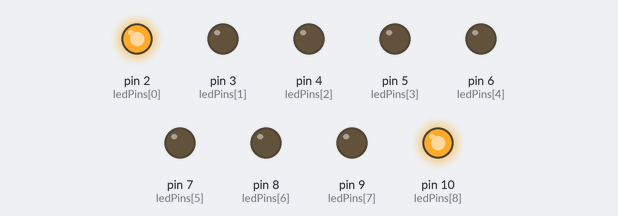
This sketch was run on a simulated Arduino Uno, built with avr-gcc and run on an emulated ATmega328P. On the bench: output pins drawn as LEDs (lit = HIGH). Random numbers use the default seed unless the sketch sets one.

Above: at 1.8 s.
At 7.3 s:
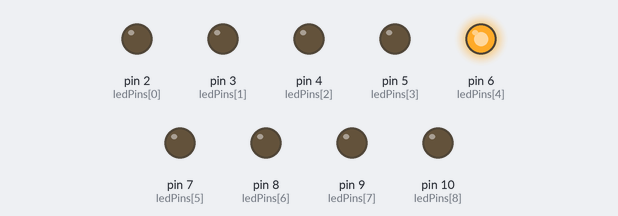
At 8.48 s:
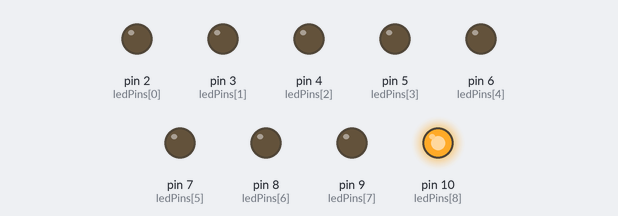
At 9.98 s:
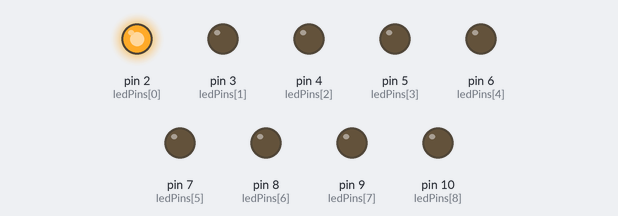
At 22.0 s:
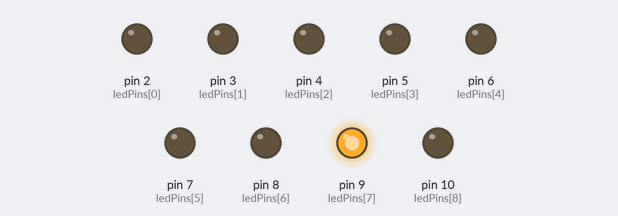
At 36.8 s:
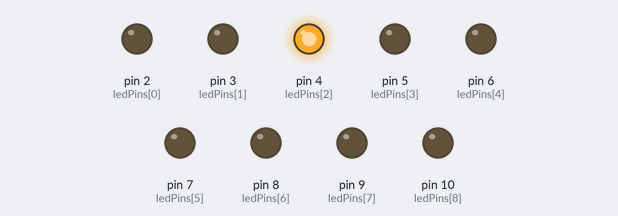
Timing chart, 0 to 40.0 s (numbered marks = the images above):
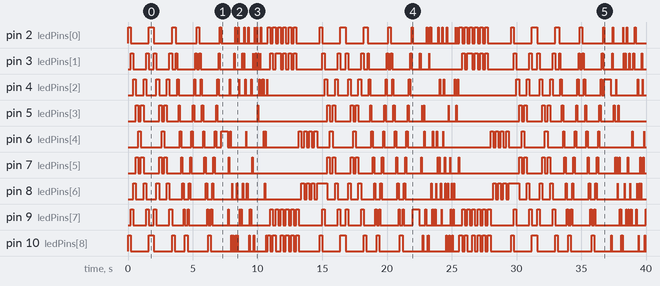

Measured:
- by itself, pin 2 (ledPins[0]): LOW → HIGH at 0.00 s, → LOW 0.20 s later, → HIGH 1.4 s later, → LOW 0.40 s later, … (94 changes in this stretch)
- by itself, pin 3 (ledPins[1]): LOW → HIGH at 0.20 s, → LOW 0.20 s later, → HIGH 1.0 s later, → LOW 0.20 s later, … (104 changes in this stretch)
- by itself, pin 4 (ledPins[2]): LOW → HIGH at 0.40 s, → LOW 0.20 s later, → HIGH 0.60 s later, → LOW 0.20 s later, … (82 changes in this stretch)
- by itself, pin 5 (ledPins[3]): LOW → HIGH at 0.60 s, → LOW 0.20 s later, → HIGH 0.20 s later, → LOW 0.20 s later, … (64 changes in this stretch)
- by itself, pin 6 (ledPins[4]): LOW → HIGH at 0.80 s, → LOW 0.20 s later, → HIGH 1.6 s later, → LOW 0.20 s later, … (74 changes in this stretch)
- by itself, pin 7 (ledPins[5]): LOW → HIGH at 0.60 s, → LOW 0.20 s later, → HIGH 0.20 s later, → LOW 0.20 s later, … (76 changes in this stretch)
- by itself, pin 8 (ledPins[6]): LOW → HIGH at 0.40 s, → LOW 0.20 s later, → HIGH 0.60 s later, → LOW 0.20 s later, … (98 changes in this stretch)
- by itself, pin 9 (ledPins[7]): LOW → HIGH at 0.20 s, → LOW 0.20 s later, → HIGH 1.0 s later, → LOW 0.20 s later, … (119 changes in this stretch)

The sketch:

led_test.ino
```cpp
// Define the LED pins
const int ledPins[] = {2, 3, 4, 5, 6, 7, 8, 9, 10};
const int numLeds = sizeof(ledPins) / sizeof(int);

// Define the delay times
int delayTime1 = 200; // Delay time for the first pattern
int delayTime2 = 200; // Delay time for the second pattern
int delayTime3 = 100; // Delay time for the third pattern
int delayTime4 = 100; // Delay time for the fourth pattern
int delayTime5 = 200;  // Delay time for the fifth pattern

void setup()
{
    // Set the LED pins as output
    for (int i = 0; i < numLeds; i++)
    {
        pinMode(ledPins[i], OUTPUT);
    }
}

void loop()
{
    // Repeat the pattern twice
    for (int repeat = 0; repeat < 2; repeat++)
    {

        // Turn each LED on in sequence from the outside to the middle
        for (int i = 0; i <= numLeds / 2; i++) // Modified condition to include the middle LED
        {
            digitalWrite(ledPins[i], HIGH);
            digitalWrite(ledPins[numLeds - i - 1], HIGH);
            delay(delayTime1);
            digitalWrite(ledPins[i], LOW);
            digitalWrite(ledPins[numLeds - i - 1], LOW);
        }


        // Turn each LED on in sequence from the middle to the outside
        for (int i = numLeds / 2 - 1; i >= 0; i--)
        {
            digitalWrite(ledPins[i], HIGH);
            digitalWrite(ledPins[numLeds - i - 1], HIGH);
            delay(delayTime2);
            digitalWrite(ledPins[i], LOW);
            digitalWrite(ledPins[numLeds - i - 1], LOW);
        }
    }

    // New pattern: Bounce up and down the whole string from end to end
    for (int repeat = 0; repeat < 2; repeat++)
    {

        // Turn each LED on in sequence from the first to the last
        for (int i = 0; i < numLeds; i++)
        {
            digitalWrite(ledPins[i], HIGH);
            delay(delayTime3);
            digitalWrite(ledPins[i], LOW);
        }


        // Turn each LED on in sequence from the last to the first
        for (int i = numLeds - 1; i >= 0; i--)
        {
            digitalWrite(ledPins[i], HIGH);
            delay(delayTime4);
            digitalWrite(ledPins[i], LOW);
        }
    }

    // New pattern: Randomly light LEDs for 14 flashes
    int maxDelayTime = 500; // Maximum delay time
    int minDelayTime = 30; // Minimum delay time
    int acceleration = 20; // Acceleration factor

    for (int flash = 0; flash < 52; flash++)
    {
        // Randomly select an LED to light up
        int randomLed = random(numLeds);
        digitalWrite(ledPins[randomLed], HIGH);
        delay(maxDelayTime);

        // Decrease the delay time using quadratic easing
        maxDelayTime = max(maxDelayTime - acceleration * (maxDelayTime - minDelayTime), minDelayTime);

        digitalWrite(ledPins[randomLed], LOW);
        delay(maxDelayTime);
    }


        // New pattern: Flash the first two and last two LEDs in red and green

            // Alternate between the first two LEDs and the last two LEDs
            for (int i = 0; i < 2; i++)
            {
                // Turn on the first LED and turn off the second LED
                digitalWrite(ledPins[0], HIGH);
                digitalWrite(ledPins[1], LOW);
                digitalWrite(ledPins[numLeds - 2], LOW);
                digitalWrite(ledPins[numLeds - 1], HIGH);
                delay(delayTime1);
                // Turn off the first LED and turn on the second LED
                digitalWrite(ledPins[0], LOW);
                digitalWrite(ledPins[1], HIGH);
                digitalWrite(ledPins[numLeds - 2], HIGH);
                digitalWrite(ledPins[numLeds - 1], LOW);
                delay(delayTime1);
            }

            // Alternate between red and green LEDs
            for (int i = 0; i < 4; i++)
            {
                // Turn on both red LEDs
                digitalWrite(ledPins[0], HIGH);
                digitalWrite(ledPins[1], HIGH);
                digitalWrite(ledPins[numLeds - 2], LOW);
                digitalWrite(ledPins[numLeds - 1], LOW);
                delay(delayTime1);
                // Turn off both red LEDs
                digitalWrite(ledPins[0], LOW);
                digitalWrite(ledPins[1], LOW);
                digitalWrite(ledPins[numLeds - 2], LOW);
                digitalWrite(ledPins[numLeds - 1], LOW);

                // Turn on both green LEDs
                digitalWrite(ledPins[0], LOW);
                digitalWrite(ledPins[1], LOW);
                digitalWrite(ledPins[numLeds - 2], HIGH);
                digitalWrite(ledPins[numLeds - 1], HIGH);
                delay(delayTime1);
                // Turn off both green LEDs
                digitalWrite(ledPins[0], LOW);
                digitalWrite(ledPins[1], LOW);
                digitalWrite(ledPins[numLeds - 2], LOW);
                digitalWrite(ledPins[numLeds - 1], LOW);
            }

        // Alternate between LED 2 and LED 4
        for (int i = 0; i < 4; i++)
        {
            // Turn on LED 2 and turn off LED 4
            digitalWrite(ledPins[4], HIGH);
            digitalWrite(ledPins[6], LOW);
            delay(delayTime1);
            // Turn off LED 2 and turn on LED 4
            digitalWrite(ledPins[4], LOW);
            digitalWrite(ledPins[6], HIGH);
            delay(delayTime1);
        }
}
```
